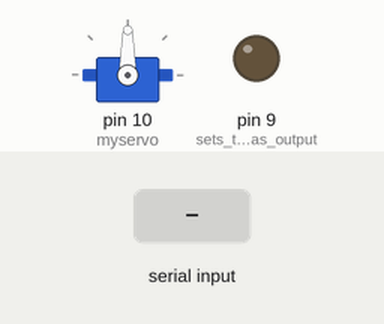
This sketch was run on a simulated Arduino Uno, built with avr-gcc and run on an emulated ATmega328P. Parts: servo, output pins drawn as LEDs (lit = HIGH). Inputs (shaded band) come from the test bench. What the sketch prints to the serial monitor is not drawn.

Above: at 1.2 s.
1.3 s: "1" received over Serial
At 2.3 s:
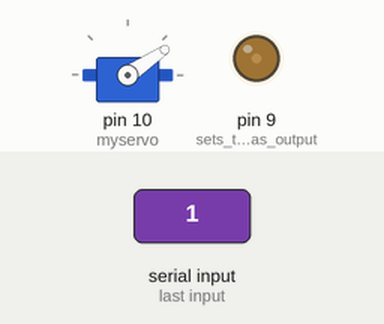
2.8 s: "0" received over Serial
At 3.5 s:
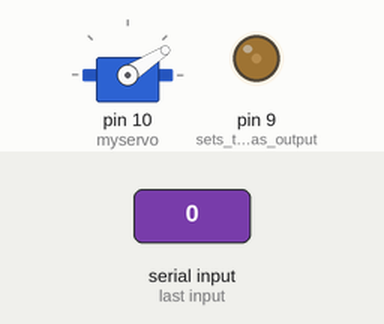
Timing chart, 0 to 5.8 s (numbered marks = the images above; inputs shaded):
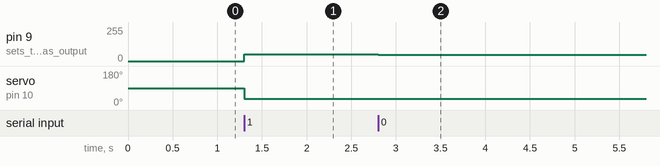

Measured:
- after the input at 1.3 s, pin 9 (sets_the_pin_as_output): 0/255 → 49/255 at once; servo on pin 10 (myservo): 90° → 34° at once
- after the input at 2.8 s, pin 9 (sets_the_pin_as_output): 49/255 → 48/255 at once; servo on pin 10 (myservo): 34° → 33° at once

The sketch:

recepcion_envio_servos.ino
```cpp
#include <Servo.h>

Servo myservo;  // create servo object to control a servo
                // a maximum of eight servo objects can be created

int ibyte;
int pos=0;
int angulo[2];

void setup()
{
  Serial.begin(9600);
  //delay(2500);
    pinMode(9, OUTPUT);   // sets the pin as output
    myservo.attach(10);  // attaches the servo on pin 9 to the servo object

}

void loop()
{

  if(Serial.available()>0)
  {
    ibyte=Serial.read();
      if(ibyte=='S'){
      while(Serial.available()==0){};
        int i=0;
        for(i=0;i<2;i=i+1){
         angulo[i]=Serial.read();
          while(Serial.available()==0){};
         }
       }

    Serial.print((char)angulo[0]);
    Serial.print((char)angulo[1]);
    analogWrite(9,ibyte);
    pos = map(ibyte, 0, 255, 0, 179);
    myservo.write(pos);              // tell servo to go to position in variable 'pos'

  }

}
```
